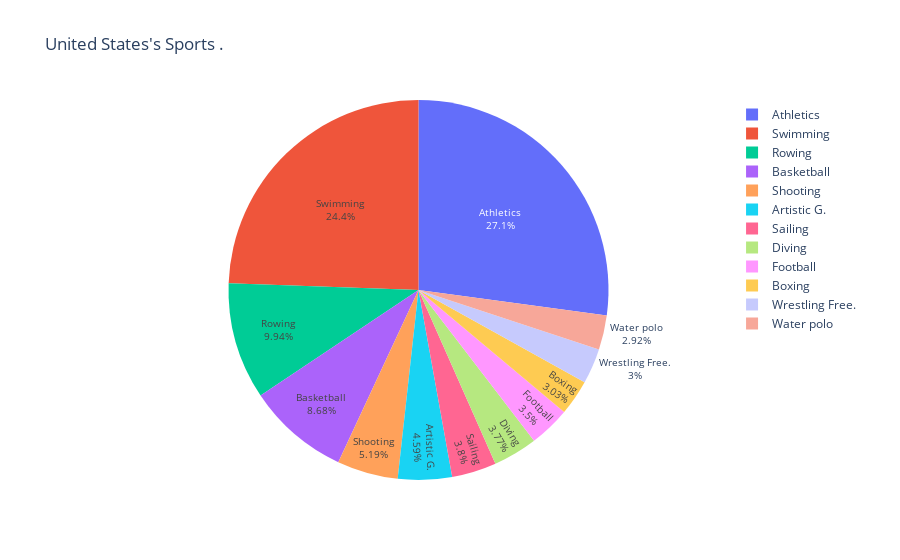

This figure's notebook cell:
### Code cell
fig = px.pie(United_States , 
values='Medal' , 
names='Discipline' ,
hover_name='Discipline',
title="United States's Sports ." 
)
fig.update_traces(hoverinfo = 'label+percent', textfont_size = 10 ,textinfo = 'label+percent' )

### Figure 1 — Plotly figure (JSON) as saved in the notebook; plotly's stock layout.template omitted (floating-point values rounded to 4 significant figures)
{"data": [{"domain": {"x": [0, 1], "y": [0, 1]}, "hoverinfo": "label+percent", "hovertemplate": "<b>%{hovertext}</b><br><br>Discipline=%{label}<br>Medal=%{value}<extra></extra>", "hovertext": ["Athletics", "Swimming", "Rowing", "Basketball", "Shooting", "Artistic G.", "Sailing", "Diving", "Football", "Boxing", "Wrestling Free.", "Water polo"], "labels": ["Athletics", "Swimming", "Rowing", "Basketball", "Shooting", "Artistic G.", "Sailing", "Diving", "Football", "Boxing", "Wrestling Free.", "Water polo"], "legendgroup": "", "name": "", "showlegend": true, "textfont": {"size": 10}, "textinfo": "label+percent", "type": "pie", "values": [994, 895, 364, 318, 190, 168, 139, 138, 128, 111, 110, 107]}], "layout": {"legend": {"tracegroupgap": 0}, "title": {"text": "United States's Sports ."}}}
